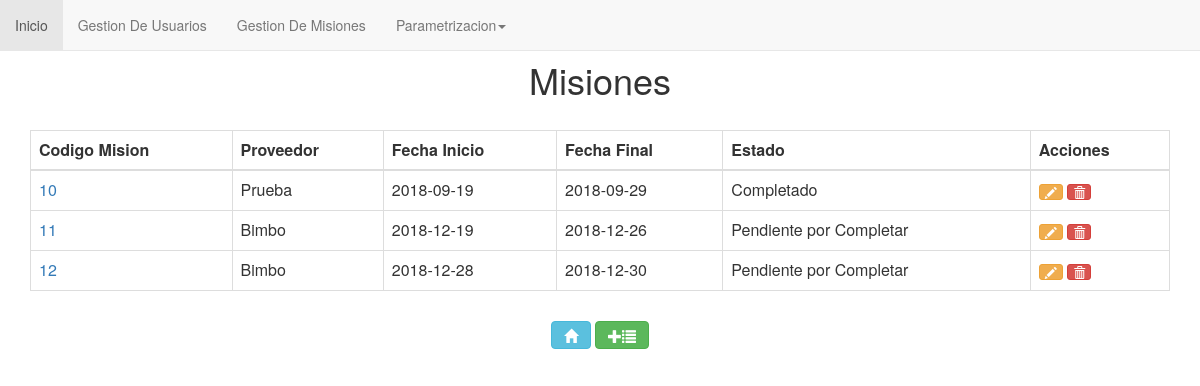
The app's page /Web/index_vacante.php with its own data.
### tables this page shows
CREATE TABLE `vacantes` (
  `idVacante` int(4) NOT NULL,
  `codigoVacante` int(3) NOT NULL,
  `latitud` double NOT NULL,
  `longitud` double NOT NULL,
  `sede` varchar(50) NOT NULL,
  `Estado` int(2) NOT NULL,
  `fechaIni` date NOT NULL,
  `fechaFin` date NOT NULL,
  `requicitos` varchar(100) NOT NULL,
  `idProveedor` int(4) NOT NULL
);

CREATE TABLE `proveedor` (
  `idProveedor` int(4) NOT NULL,
  `nameProveedor` varchar(50) NOT NULL,
  `logo` varchar(200) NOT NULL,
  `img` varchar(200) NOT NULL
);

### Web/index_vacante.php (the view, shortened to what this page needs)
<?php
include ('nav.php');
$re= mysql_query("SELECT vacantes.idVacante, vacantes.codigoVacante, vacantes.Estado, vacantes.fechaIni, vacantes.fechaFin, vacantes.requicitos, vacantes.idProveedor, proveedor.nameProveedor FROM vacantes, proveedor WHERE vacantes.idProveedor=proveedor.idProveedor");
?>
<div class="container">
    <br>
    <br>
    <h1> Misiones </h1>
    <br>
    <div class="table">
        <table  class="table table-bordered table-hover" method='GET'>
            <thead>
                <tr>
                    <th>Codigo Mision</th>
                    <th>Proveedor</th>
                    <th>Fecha Inicio</th>
                    <th>Fecha Final</th>
                    <th>Estado</th>
                    <th>Acciones</th>
                </tr>
            </thead>
            <tbody>
                <?php while ($row = mysql_fetch_array($re, MYSQL_ASSOC)) {?>
                    <tr>
                        <td><a href="description_mission.php?id=<?php echo $row['idVacante'] ?>"><?php echo $row['idVacante'] ?></a></td>
                        <td><?php echo $row['nameProveedor'] ?></td>
                        <td><?php echo $row['fechaIni'] ?></td>
                        <td><?php echo $row['fechaFin'] ?></td>
                        <td><?php
                                    $estado=$row['Estado'];
                                if ($estado==0) {
                                    $estado="Pendiente por Completar";
                                }else{
                                    $estado="Completado";
                                }
                                echo $estado;
                        ?></td>
                        <td>
                            <a href="createVacante.php?id=<?php echo $row['idVacante'] ?>" class="btn btn-warning btn-xs" data-toggle="popover" title="Editar" data-content="Edicion"><i class="glyphicon glyphicon-pencil"></i></a>
                            <a href="#" data-toggle="modal" data-target="#modalDelete<?php echo $row['idVacante']?>" action="" onclick="" class="btn btn-danger btn-xs"><i class="glyphicon glyphicon-trash" data-toggle="popover" title="Borrar" data-content="Eliminar Evento"></i></a>
                        </td>
                    </tr>
            <?php } ?>
            </tbody>
        </table>
    </div>
    <div style="margin-bottom: 10px; margin-top: 30px" align="center">
        <a href="home.php"  class="btn btn-info" data-toggle="popover" title="Pagina de inicio" data-content="Index" ><i class="glyphicon glyphicon-home"></i></a>
        <a href="createVacante.php" class="btn btn-success" data-toggle="popover" title="Crear Nueva Persona" data-content="Creacion de Categoria"><i class="glyphicon glyphicon-plus"></i><i class="glyphicon glyphicon-list"></i></a>
    </div>
</div>

### Css/style.css (style rules this page uses)
h1 { text-align: center; }

### records on screen
vacantes: idVacante "10", idProveedor.nameProveedor "Prueba", fechaIni "2018-09-19", fechaFin "2018-09-29", Estado "Completado"
vacantes: idVacante "11", idProveedor.nameProveedor "Bimbo", fechaIni "2018-12-19", fechaFin "2018-12-26", Estado "Pendiente por Completar"
vacantes: idVacante "12", idProveedor.nameProveedor "Bimbo", fechaIni "2018-12-28", fechaFin "2018-12-30", Estado "Pendiente por Completar"
